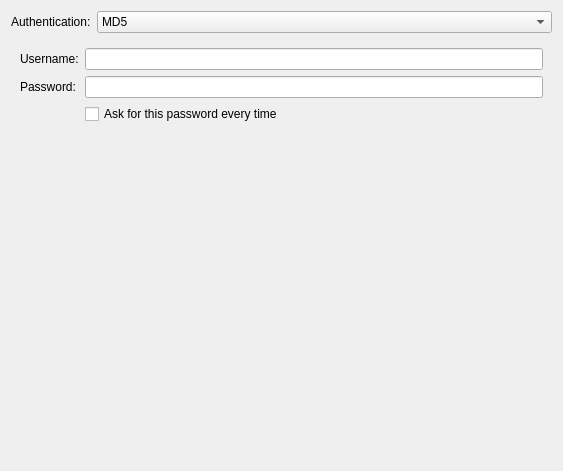
<?xml version="1.0" encoding="UTF-8"?>
<ui version="4.0">
 <author>Lukáš Tinkl &lt;ltinkl@redhat.com&gt;</author>
 <class>Security8021x</class>
 <widget class="QWidget" name="Security8021x">
  <property name="geometry">
   <rect>
    <x>0</x>
    <y>0</y>
    <width>563</width>
    <height>471</height>
   </rect>
  </property>
  <layout class="QFormLayout" name="formLayout_7">
   <item row="0" column="0">
    <widget class="QLabel" name="label">
     <property name="text">
      <string>Authentication:</string>
     </property>
     <property name="buddy">
      <cstring>auth</cstring>
     </property>
    </widget>
   </item>
   <item row="0" column="1">
    <widget class="KComboBox" name="auth">
     <property name="sizePolicy">
      <sizepolicy hsizetype="MinimumExpanding" vsizetype="Fixed">
       <horstretch>0</horstretch>
       <verstretch>0</verstretch>
      </sizepolicy>
     </property>
     <item>
      <property name="text">
       <string>MD5</string>
      </property>
     </item>
     <item>
      <property name="text">
       <string>TLS</string>
      </property>
     </item>
     <item>
      <property name="text">
       <string>LEAP</string>
      </property>
     </item>
     <item>
      <property name="text">
       <string>FAST</string>
      </property>
     </item>
     <item>
      <property name="text">
       <string>Tunneled TLS (TTLS)</string>
      </property>
     </item>
     <item>
      <property name="text">
       <string>Protected EAP (PEAP)</string>
      </property>
     </item>
    </widget>
   </item>
   <item row="1" column="0" colspan="2">
    <widget class="QStackedWidget" name="stackedWidget">
     <property name="currentIndex">
      <number>0</number>
     </property>
     <widget class="QWidget" name="md5Page">
      <layout class="QFormLayout" name="formLayout">
       <item row="0" column="0">
        <widget class="QLabel" name="label_2">
         <property name="text">
          <string>Username:</string>
         </property>
         <property name="buddy">
          <cstring>md5UserName</cstring>
         </property>
        </widget>
       </item>
       <item row="0" column="1">
        <widget class="KLineEdit" name="md5UserName"/>
       </item>
       <item row="1" column="0">
        <widget class="QLabel" name="label_3">
         <property name="text">
          <string>Password:</string>
         </property>
         <property name="buddy">
          <cstring>md5Password</cstring>
         </property>
        </widget>
       </item>
       <item row="1" column="1">
        <widget class="PasswordField" name="md5Password">
         <property name="passwordMode" stdset="0">
          <bool>true</bool>
         </property>
        </widget>
       </item>
       <item row="2" column="1">
        <widget class="QCheckBox" name="cbAskMd5Password">
         <property name="text">
          <string>Ask for this password every time</string>
         </property>
        </widget>
       </item>
      </layout>
     </widget>
     <widget class="QWidget" name="tlsPage">
      <layout class="QFormLayout" name="formLayout_2">
       <item row="0" column="0">
        <widget class="QLabel" name="label_4">
         <property name="text">
          <string>Identity:</string>
         </property>
         <property name="buddy">
          <cstring>tlsIdentity</cstring>
         </property>
        </widget>
       </item>
       <item row="0" column="1">
        <widget class="KLineEdit" name="tlsIdentity"/>
       </item>
       <item row="1" column="0">
        <widget class="QLabel" name="label_5">
         <property name="text">
          <string>User certificate:</string>
         </property>
         <property name="buddy">
          <cstring>tlsUserCert</cstring>
         </property>
        </widget>
       </item>
       <item row="1" column="1">
        <widget class="KUrlRequester" name="tlsUserCert">
         <property name="filter">
          <string notr="true">*.der *.pem *.crt *.cer</string>
         </property>
        </widget>
       </item>
       <item row="2" column="0">
        <widget class="QLabel" name="label_6">
         <property name="text">
          <string>CA certificate:</string>
         </property>
         <property name="buddy">
          <cstring>tlsCACert</cstring>
         </property>
        </widget>
       </item>
       <item row="2" column="1">
        <widget class="KUrlRequester" name="tlsCACert">
         <property name="filter">
          <string notr="true">*.der *.pem *.crt *.cer</string>
         </property>
        </widget>
       </item>
       <item row="3" column="0">
        <widget class="QLabel" name="label_27">
         <property name="text">
          <string>Subject match:</string>
         </property>
         <property name="buddy">
          <cstring>leTlsSubjectMatch</cstring>
         </property>
        </widget>
       </item>
       <item row="3" column="1">
        <widget class="QLineEdit" name="leTlsSubjectMatch">
         <property name="text">
          <string/>
         </property>
        </widget>
       </item>
       <item row="4" column="0">
        <widget class="QLabel" name="label_28">
         <property name="text">
          <string>Alternative subject matches:</string>
         </property>
         <property name="buddy">
          <cstring>leTlsAlternativeSubjectMatches</cstring>
         </property>
        </widget>
       </item>
       <item row="4" column="1">
        <layout class="QHBoxLayout" name="horizontalLayout">
         <item>
          <widget class="QLineEdit" name="leTlsAlternativeSubjectMatches"/>
         </item>
         <item>
          <widget class="QPushButton" name="btnTlsAltSubjectMatches">
           <property name="text">
            <string>...</string>
           </property>
          </widget>
         </item>
        </layout>
       </item>
       <item row="5" column="0">
        <widget class="QLabel" name="label_29">
         <property name="text">
          <string>Connect to these servers:</string>
         </property>
         <property name="buddy">
          <cstring>leTlsConnectToServers</cstring>
         </property>
        </widget>
       </item>
       <item row="5" column="1">
        <layout class="QHBoxLayout" name="horizontalLayout_2">
         <item>
          <widget class="QLineEdit" name="leTlsConnectToServers"/>
         </item>
         <item>
          <widget class="QPushButton" name="btnTlsConnectToServers">
           <property name="text">
            <string>...</string>
           </property>
          </widget>
         </item>
        </layout>
       </item>
       <item row="6" column="0">
        <widget class="QLabel" name="label_7">
         <property name="text">
          <string>Private key:</string>
         </property>
         <property name="buddy">
          <cstring>tlsPrivateKey</cstring>
         </property>
        </widget>
       </item>
       <item row="6" column="1">
        <widget class="KUrlRequester" name="tlsPrivateKey">
         <property name="filter">
          <string notr="true">*.der *.pem *.p12 *.key</string>
         </property>
        </widget>
       </item>
       <item row="7" column="0">
        <widget class="QLabel" name="label_8">
         <property name="text">
          <string>Private key password:</string>
         </property>
         <property name="buddy">
          <cstring>tlsPrivateKeyPassword</cstring>
         </property>
        </widget>
       </item>
       <item row="7" column="1">
        <widget class="PasswordField" name="tlsPrivateKeyPassword">
         <property name="passwordMode" stdset="0">
          <bool>true</bool>
         </property>
        </widget>
       </item>
      </layout>
     </widget>
     <widget class="QWidget" name="leapPage">
      <layout class="QFormLayout" name="formLayout_3">
       <item row="0" column="0">
        <widget class="QLabel" name="label_9">
         <property name="text">
          <string>Username:</string>
         </property>
         <property name="buddy">
          <cstring>leapUsername</cstring>
         </property>
        </widget>
       </item>
       <item row="0" column="1">
        <widget class="KLineEdit" name="leapUsername"/>
       </item>
       <item row="1" column="0">
        <widget class="QLabel" name="label_10">
         <property name="text">
          <string>Password:</string>
         </property>
         <property name="buddy">
          <cstring>leapPassword</cstring>
         </property>
        </widget>
       </item>
       <item row="1" column="1">
        <widget class="PasswordField" name="leapPassword">
         <property name="passwordMode" stdset="0">
          <bool>true</bool>
         </property>
        </widget>
       </item>
      </layout>
     </widget>
     <widget class="QWidget" name="fastPage">
      <layout class="QFormLayout" name="formLayout_4">
       <item row="0" column="0">
        <widget class="QLabel" name="label_11">
         <property name="text">
          <string>Anonymous identity:</string>
         </property>
         <property name="buddy">
          <cstring>fastAnonIdentity</cstring>
         </property>
        </widget>
       </item>
       <item row="0" column="1">
        <widget class="KLineEdit" name="fastAnonIdentity"/>
       </item>
       <item row="1" column="0">
        <widget class="QCheckBox" name="fastAllowPacProvisioning">
         <property name="text">
          <string>Automatic PAC provisioning</string>
         </property>
        </widget>
       </item>
       <item row="1" column="1">
        <widget class="KComboBox" name="pacMethod">
         <property name="enabled">
          <bool>false</bool>
         </property>
         <property name="sizePolicy">
          <sizepolicy hsizetype="MinimumExpanding" vsizetype="Fixed">
           <horstretch>0</horstretch>
           <verstretch>0</verstretch>
          </sizepolicy>
         </property>
         <item>
          <property name="text">
           <string>Anonymous</string>
          </property>
         </item>
         <item>
          <property name="text">
           <string>Authenticated</string>
          </property>
         </item>
         <item>
          <property name="text">
           <string>Both</string>
          </property>
         </item>
        </widget>
       </item>
       <item row="2" column="0">
        <widget class="QLabel" name="label_12">
         <property name="text">
          <string>PAC file:</string>
         </property>
         <property name="buddy">
          <cstring>pacFile</cstring>
         </property>
        </widget>
       </item>
       <item row="2" column="1">
        <widget class="KUrlRequester" name="pacFile">
         <property name="filter">
          <string notr="true">*.pac</string>
         </property>
        </widget>
       </item>
       <item row="3" column="0">
        <widget class="QLabel" name="label_13">
         <property name="text">
          <string>Inner authentication:</string>
         </property>
         <property name="buddy">
          <cstring>fastInnerAuth</cstring>
         </property>
        </widget>
       </item>
       <item row="3" column="1">
        <widget class="KComboBox" name="fastInnerAuth">
         <property name="sizePolicy">
          <sizepolicy hsizetype="MinimumExpanding" vsizetype="Fixed">
           <horstretch>0</horstretch>
           <verstretch>0</verstretch>
          </sizepolicy>
         </property>
         <item>
          <property name="text">
           <string>GTC</string>
          </property>
         </item>
         <item>
          <property name="text">
           <string>MSCHAPv2</string>
          </property>
         </item>
        </widget>
       </item>
       <item row="4" column="0">
        <widget class="QLabel" name="label_14">
         <property name="text">
          <string>Username:</string>
         </property>
         <property name="buddy">
          <cstring>fastUsername</cstring>
         </property>
        </widget>
       </item>
       <item row="4" column="1">
        <widget class="KLineEdit" name="fastUsername"/>
       </item>
       <item row="5" column="0">
        <widget class="QLabel" name="label_15">
         <property name="text">
          <string>Password:</string>
         </property>
         <property name="buddy">
          <cstring>fastPassword</cstring>
         </property>
        </widget>
       </item>
       <item row="5" column="1">
        <widget class="PasswordField" name="fastPassword">
         <property name="passwordMode" stdset="0">
          <bool>true</bool>
         </property>
        </widget>
       </item>
       <item row="6" column="1">
        <widget class="QCheckBox" name="cbAskFastPassword">
         <property name="text">
          <string>Ask for this password every time</string>
         </property>
        </widget>
       </item>
      </layout>
     </widget>
     <widget class="QWidget" name="ttlsPage">
      <layout class="QFormLayout" name="formLayout_5">
       <item row="0" column="0">
        <widget class="QLabel" name="label_19">
         <property name="text">
          <string>Anonymous identity:</string>
         </property>
         <property name="buddy">
          <cstring>fastAnonIdentity</cstring>
         </property>
        </widget>
       </item>
       <item row="0" column="1">
        <widget class="KLineEdit" name="ttlsAnonIdentity"/>
       </item>
       <item row="1" column="0">
        <widget class="QLabel" name="label_20">
         <property name="text">
          <string>CA certificate:</string>
         </property>
         <property name="buddy">
          <cstring>tlsCACert</cstring>
         </property>
        </widget>
       </item>
       <item row="1" column="1">
        <widget class="KUrlRequester" name="ttlsCACert">
         <property name="filter">
          <string notr="true">*.der *.pem *.crt *.cer</string>
         </property>
        </widget>
       </item>
       <item row="2" column="0">
        <widget class="QLabel" name="label_16">
         <property name="text">
          <string>Inner authentication:</string>
         </property>
         <property name="buddy">
          <cstring>fastInnerAuth</cstring>
         </property>
        </widget>
       </item>
       <item row="2" column="1">
        <widget class="KComboBox" name="ttlsInnerAuth">
         <property name="sizePolicy">
          <sizepolicy hsizetype="MinimumExpanding" vsizetype="Fixed">
           <horstretch>0</horstretch>
           <verstretch>0</verstretch>
          </sizepolicy>
         </property>
         <item>
          <property name="text">
           <string>PAP</string>
          </property>
         </item>
         <item>
          <property name="text">
           <string>MSCHAP</string>
          </property>
         </item>
         <item>
          <property name="text">
           <string>MSCHAPv2</string>
          </property>
         </item>
         <item>
          <property name="text">
           <string>CHAP</string>
          </property>
         </item>
        </widget>
       </item>
       <item row="3" column="0">
        <widget class="QLabel" name="label_17">
         <property name="text">
          <string>Username:</string>
         </property>
         <property name="buddy">
          <cstring>fastUsername</cstring>
         </property>
        </widget>
       </item>
       <item row="3" column="1">
        <widget class="KLineEdit" name="ttlsUsername"/>
       </item>
       <item row="4" column="0">
        <widget class="QLabel" name="label_18">
         <property name="text">
          <string>Password:</string>
         </property>
         <property name="buddy">
          <cstring>fastPassword</cstring>
         </property>
        </widget>
       </item>
       <item row="4" column="1">
        <widget class="PasswordField" name="ttlsPassword">
         <property name="passwordMode" stdset="0">
          <bool>true</bool>
         </property>
        </widget>
       </item>
       <item row="5" column="1">
        <widget class="QCheckBox" name="cbAskTtlsPassword">
         <property name="text">
          <string>Ask for this password every time</string>
         </property>
        </widget>
       </item>
      </layout>
     </widget>
     <widget class="QWidget" name="peapPage">
      <layout class="QFormLayout" name="formLayout_6">
       <item row="0" column="0">
        <widget class="QLabel" name="label_24">
         <property name="text">
          <string>Anonymous identity:</string>
         </property>
         <property name="buddy">
          <cstring>fastAnonIdentity</cstring>
         </property>
        </widget>
       </item>
       <item row="0" column="1">
        <widget class="KLineEdit" name="peapAnonIdentity"/>
       </item>
       <item row="1" column="0">
        <widget class="QLabel" name="label_23">
         <property name="text">
          <string>CA certificate:</string>
         </property>
         <property name="buddy">
          <cstring>tlsCACert</cstring>
         </property>
        </widget>
       </item>
       <item row="1" column="1">
        <widget class="KUrlRequester" name="peapCACert">
         <property name="filter">
          <string notr="true">*.der *.pem *.crt *.cer</string>
         </property>
        </widget>
       </item>
       <item row="2" column="0">
        <widget class="QLabel" name="label_26">
         <property name="text">
          <string>PEAP version:</string>
         </property>
         <property name="buddy">
          <cstring>peapVersion</cstring>
         </property>
        </widget>
       </item>
       <item row="2" column="1">
        <widget class="KComboBox" name="peapVersion">
         <property name="sizePolicy">
          <sizepolicy hsizetype="MinimumExpanding" vsizetype="Fixed">
           <horstretch>0</horstretch>
           <verstretch>0</verstretch>
          </sizepolicy>
         </property>
         <item>
          <property name="text">
           <string>Automatic</string>
          </property>
         </item>
         <item>
          <property name="text">
           <string>Version 0</string>
          </property>
         </item>
         <item>
          <property name="text">
           <string>Version 1</string>
          </property>
         </item>
        </widget>
       </item>
       <item row="3" column="0">
        <widget class="QLabel" name="label_22">
         <property name="text">
          <string>Inner authentication:</string>
         </property>
         <property name="buddy">
          <cstring>fastInnerAuth</cstring>
         </property>
        </widget>
       </item>
       <item row="3" column="1">
        <widget class="KComboBox" name="peapInnerAuth">
         <property name="sizePolicy">
          <sizepolicy hsizetype="MinimumExpanding" vsizetype="Fixed">
           <horstretch>0</horstretch>
           <verstretch>0</verstretch>
          </sizepolicy>
         </property>
         <item>
          <property name="text">
           <string>MSCHAPv2</string>
          </property>
         </item>
         <item>
          <property name="text">
           <string>MD5</string>
          </property>
         </item>
         <item>
          <property name="text">
           <string>GTC</string>
          </property>
         </item>
        </widget>
       </item>
       <item row="4" column="0">
        <widget class="QLabel" name="label_25">
         <property name="text">
          <string>Username:</string>
         </property>
         <property name="buddy">
          <cstring>fastUsername</cstring>
         </property>
        </widget>
       </item>
       <item row="4" column="1">
        <widget class="KLineEdit" name="peapUsername"/>
       </item>
       <item row="5" column="0">
        <widget class="QLabel" name="label_21">
         <property name="text">
          <string>Password:</string>
         </property>
         <property name="buddy">
          <cstring>fastPassword</cstring>
         </property>
        </widget>
       </item>
       <item row="5" column="1">
        <widget class="PasswordField" name="peapPassword">
         <property name="passwordMode" stdset="0">
          <bool>true</bool>
         </property>
        </widget>
       </item>
       <item row="6" column="1">
        <widget class="QCheckBox" name="cbAskPeapPassword">
         <property name="text">
          <string>Ask for this password every time</string>
         </property>
        </widget>
       </item>
      </layout>
     </widget>
    </widget>
   </item>
  </layout>
 </widget>
 <customwidgets>
  <customwidget>
   <class>KLineEdit</class>
   <extends>QLineEdit</extends>
   <header>klineedit.h</header>
  </customwidget>
  <customwidget>
   <class>KUrlRequester</class>
   <extends>QWidget</extends>
   <header>kurlrequester.h</header>
  </customwidget>
  <customwidget>
   <class>KComboBox</class>
   <extends>QComboBox</extends>
   <header>kcombobox.h</header>
  </customwidget>
  <customwidget>
   <class>PasswordField</class>
   <extends>QLineEdit</extends>
   <header>passwordfield.h</header>
  </customwidget>
 </customwidgets>
 <tabstops>
  <tabstop>auth</tabstop>
  <tabstop>md5UserName</tabstop>
  <tabstop>md5Password</tabstop>
  <tabstop>cbAskMd5Password</tabstop>
  <tabstop>tlsIdentity</tabstop>
  <tabstop>tlsUserCert</tabstop>
  <tabstop>tlsCACert</tabstop>
  <tabstop>leTlsSubjectMatch</tabstop>
  <tabstop>leTlsAlternativeSubjectMatches</tabstop>
  <tabstop>btnTlsAltSubjectMatches</tabstop>
  <tabstop>leTlsConnectToServers</tabstop>
  <tabstop>btnTlsConnectToServers</tabstop>
  <tabstop>tlsPrivateKey</tabstop>
  <tabstop>tlsPrivateKeyPassword</tabstop>
  <tabstop>leapUsername</tabstop>
  <tabstop>leapPassword</tabstop>
  <tabstop>fastAnonIdentity</tabstop>
  <tabstop>fastAllowPacProvisioning</tabstop>
  <tabstop>pacMethod</tabstop>
  <tabstop>pacFile</tabstop>
  <tabstop>fastInnerAuth</tabstop>
  <tabstop>fastUsername</tabstop>
  <tabstop>fastPassword</tabstop>
  <tabstop>cbAskFastPassword</tabstop>
  <tabstop>ttlsAnonIdentity</tabstop>
  <tabstop>ttlsCACert</tabstop>
  <tabstop>ttlsInnerAuth</tabstop>
  <tabstop>ttlsUsername</tabstop>
  <tabstop>ttlsPassword</tabstop>
  <tabstop>cbAskTtlsPassword</tabstop>
  <tabstop>peapAnonIdentity</tabstop>
  <tabstop>peapCACert</tabstop>
  <tabstop>peapVersion</tabstop>
  <tabstop>peapInnerAuth</tabstop>
  <tabstop>peapUsername</tabstop>
  <tabstop>peapPassword</tabstop>
  <tabstop>cbAskPeapPassword</tabstop>
 </tabstops>
 <resources/>
 <connections>
  <connection>
   <sender>auth</sender>
   <signal>currentIndexChanged(int)</signal>
   <receiver>stackedWidget</receiver>
   <slot>setCurrentIndex(int)</slot>
   <hints>
    <hint type="sourcelabel">
     <x>156</x>
     <y>16</y>
    </hint>
    <hint type="destinationlabel">
     <x>149</x>
     <y>72</y>
    </hint>
   </hints>
  </connection>
  <connection>
   <sender>stackedWidget</sender>
   <signal>currentChanged(int)</signal>
   <receiver>auth</receiver>
   <slot>setCurrentIndex(int)</slot>
   <hints>
    <hint type="sourcelabel">
     <x>376</x>
     <y>114</y>
    </hint>
    <hint type="destinationlabel">
     <x>355</x>
     <y>14</y>
    </hint>
   </hints>
  </connection>
  <connection>
   <sender>cbAskMd5Password</sender>
   <signal>toggled(bool)</signal>
   <receiver>md5Password</receiver>
   <slot>setDisabled(bool)</slot>
   <hints>
    <hint type="sourcelabel">
     <x>123</x>
     <y>98</y>
    </hint>
    <hint type="destinationlabel">
     <x>117</x>
     <y>80</y>
    </hint>
   </hints>
  </connection>
  <connection>
   <sender>fastAllowPacProvisioning</sender>
   <signal>toggled(bool)</signal>
   <receiver>pacMethod</receiver>
   <slot>setEnabled(bool)</slot>
   <hints>
    <hint type="sourcelabel">
     <x>95</x>
     <y>73</y>
    </hint>
    <hint type="destinationlabel">
     <x>285</x>
     <y>77</y>
    </hint>
   </hints>
  </connection>
  <connection>
   <sender>cbAskFastPassword</sender>
   <signal>toggled(bool)</signal>
   <receiver>fastPassword</receiver>
   <slot>setDisabled(bool)</slot>
   <hints>
    <hint type="sourcelabel">
     <x>311</x>
     <y>211</y>
    </hint>
    <hint type="destinationlabel">
     <x>311</x>
     <y>189</y>
    </hint>
   </hints>
  </connection>
  <connection>
   <sender>cbAskTtlsPassword</sender>
   <signal>toggled(bool)</signal>
   <receiver>ttlsPassword</receiver>
   <slot>setDisabled(bool)</slot>
   <hints>
    <hint type="sourcelabel">
     <x>253</x>
     <y>180</y>
    </hint>
    <hint type="destinationlabel">
     <x>245</x>
     <y>156</y>
    </hint>
   </hints>
  </connection>
  <connection>
   <sender>cbAskPeapPassword</sender>
   <signal>toggled(bool)</signal>
   <receiver>peapPassword</receiver>
   <slot>setDisabled(bool)</slot>
   <hints>
    <hint type="sourcelabel">
     <x>216</x>
     <y>214</y>
    </hint>
    <hint type="destinationlabel">
     <x>215</x>
     <y>191</y>
    </hint>
   </hints>
  </connection>
 </connections>
</ui>
